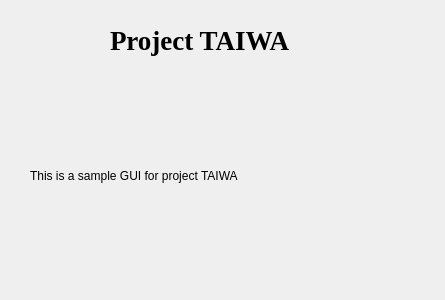
<?xml version="1.0" encoding="UTF-8"?>
<ui version="4.0">
 <class>Form</class>
 <widget class="QWidget" name="Form">
  <property name="geometry">
   <rect>
    <x>0</x>
    <y>0</y>
    <width>445</width>
    <height>300</height>
   </rect>
  </property>
  <property name="windowTitle">
   <string>Form</string>
  </property>
  <widget class="QLabel" name="label">
   <property name="geometry">
    <rect>
     <x>110</x>
     <y>10</y>
     <width>192</width>
     <height>61</height>
    </rect>
   </property>
   <property name="font">
    <font>
     <family>Times New Roman</family>
     <pointsize>20</pointsize>
     <weight>75</weight>
     <bold>true</bold>
    </font>
   </property>
   <property name="text">
    <string>Project TAIWA</string>
   </property>
  </widget>
  <widget class="QLabel" name="label_2">
   <property name="geometry">
    <rect>
     <x>30</x>
     <y>80</y>
     <width>381</width>
     <height>191</height>
    </rect>
   </property>
   <property name="text">
    <string>This is a sample GUI for project TAIWA</string>
   </property>
  </widget>
 </widget>
 <resources/>
 <connections/>
</ui>
